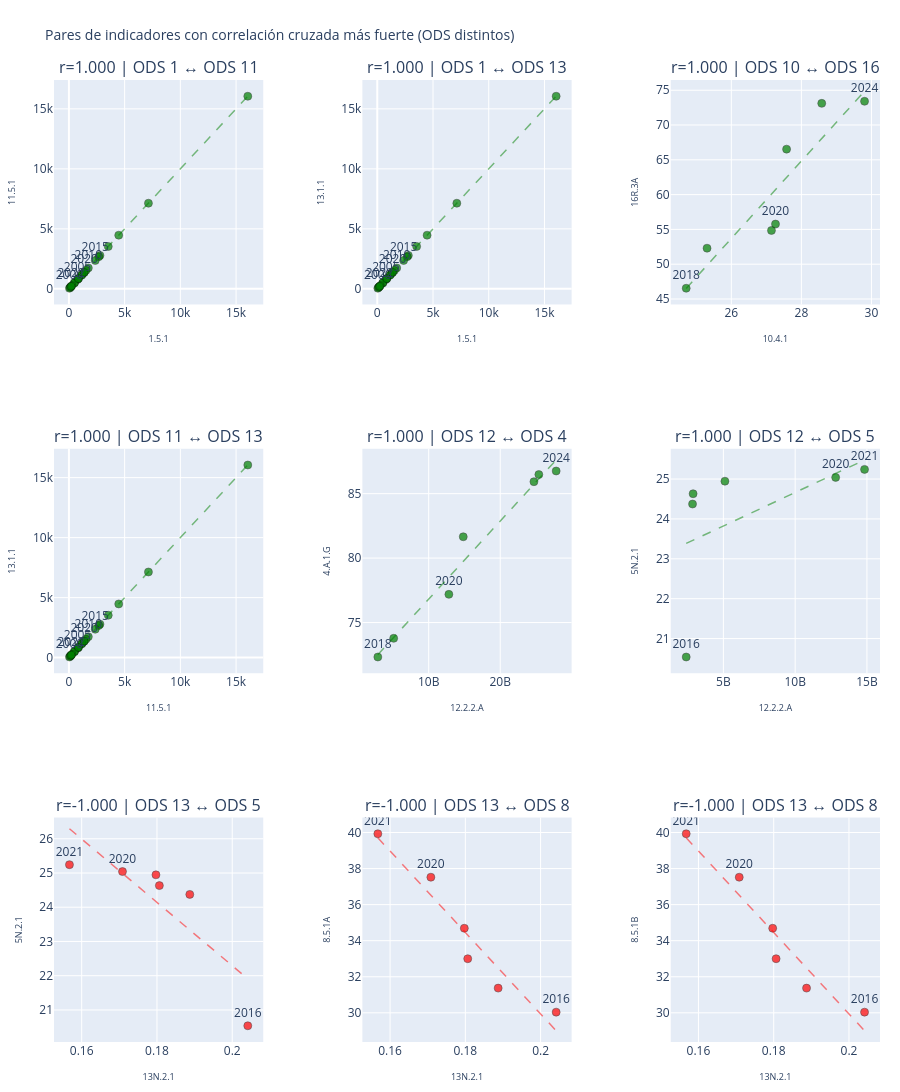

Source (notebook cell):
### Markdown cell above
## 8. Scatter plots de los pares más relevantes

### Code cell
# Seleccionar los 9 pares más interesantes: alta correlación, diferentes ODS, diversidad
best_pairs = corr_enriched[corr_enriched['cross_ods']].copy()
best_pairs['abs_corr'] = best_pairs['correlation'].abs()

# Top 6 positivas + top 3 negativas cross-ODS
top_pos = best_pairs.nlargest(6, 'abs_corr')
top_neg = best_pairs[best_pairs['correlation'] < 0].nsmallest(3, 'correlation')
scatter_pairs = pd.concat([top_pos, top_neg]).drop_duplicates(subset=['ind_1', 'ind_2'])

n_pairs = min(len(scatter_pairs), 9)
if n_pairs > 0:
    ncols = 3
    nrows = (n_pairs + ncols - 1) // ncols

    # Crear títulos de subplots
    subplot_titles = []
    for _, row in scatter_pairs.head(9).iterrows():
        subplot_titles.append(f"r={row['correlation']:.3f} | ODS {int(row['ods_1'])} ↔ ODS {int(row['ods_2'])}")

    fig = make_subplots(rows=nrows, cols=ncols, subplot_titles=subplot_titles,
                        horizontal_spacing=0.12, vertical_spacing=0.15)

    for idx, (_, row) in enumerate(scatter_pairs.head(9).iterrows()):
        r, c = divmod(idx, ncols)
        mask = pivot_valid[row['ind_1']].notna() & pivot_valid[row['ind_2']].notna()
        x = pivot_valid.loc[mask, row['ind_1']]
        y = pivot_valid.loc[mask, row['ind_2']]
        years = pivot_valid.index[mask]

        color = 'green' if row['correlation'] > 0 else 'red'

        # Scatter con año en hover
        fig.add_trace(
            go.Scatter(
                x=x, y=y,
                mode='markers+text',
                text=[str(yr) if (yr % 5 == 0 or yr == years.max() or yr == years.min()) else '' for yr in years],
                textposition='top center',
                customdata=list(years),
                hovertemplate=f"%{{x:.3f}} / %{{y:.3f}}<br>Año: %{{customdata}}<extra>{row['ind_1']} vs {row['ind_2']}</extra>",
                marker=dict(size=8, color=color, opacity=0.7,
                            line=dict(color='black', width=0.5)),
                showlegend=False
            ),
            row=r+1, col=c+1
        )

        # Línea de tendencia
        z = np.polyfit(x, y, 1)
        p = np.poly1d(z)
        x_line = np.linspace(x.min(), x.max(), 100)
        fig.add_trace(
            go.Scatter(
                x=x_line, y=p(x_line),
                mode='lines',
                line=dict(dash='dash', color=color, width=1.5),
                opacity=0.5,
                showlegend=False,
                hoverinfo='skip'
            ),
            row=r+1, col=c+1
        )

        fig.update_xaxes(title_text=row['ind_1'], title_font=dict(size=9), row=r+1, col=c+1)
        fig.update_yaxes(title_text=row['ind_2'], title_font=dict(size=9), row=r+1, col=c+1)

    fig.update_layout(
        height=400 * nrows,
        title_text='Pares de indicadores con correlación cruzada más fuerte (ODS distintos)',
        title_font=dict(size=14),
        margin=dict(l=20, r=20, t=80, b=20)
    )
    fig.show()
    print('✅ Scatter plots interactivos generados')
